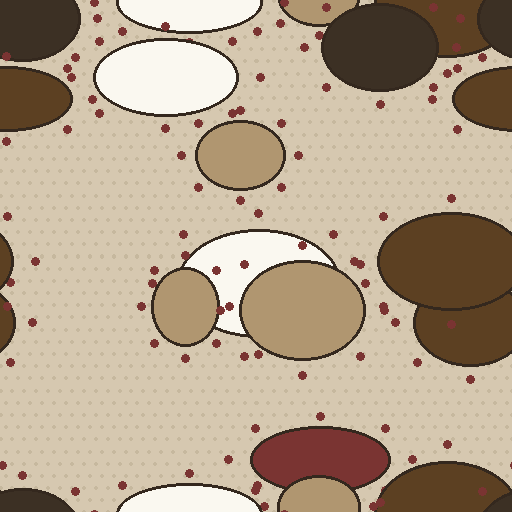
#> input picture seamfix/test_cases/seamless/seamless.png, 512 x 512 px; its folder holds only this picture in this run
$ python fix_seamless.py seamfix/test_cases/seamless/seamless.png
#> lines starting #> are read from the running program, lines starting #| are printed output that depends on the picture
"""Check a repeat tile and, if it is not seamless, repair its borders with gpt-image-2.5-flare.

Flow:
  1. Check the tile (same test as check_seamless.py).
  2. Seamless  -> save a copy of the original and stop.
  3. Not seamless -> build a wrapped canvas where the tile's edges meet in the
     centre, ask the model to repaint ONLY that centre cross (mask) using the
     design already in the image, paste the result back (everything outside the
     strip stays pixel-identical to the original), cut the tile back out at
     the original size, and re-check. Retries with a wider strip if still not seamless.

Setup:
    pip install openai numpy pillow
    Put your key in API_KEY below.

Usage:
    python fix_seamless.py test.jpg
    python fix_seamless.py test.jpg --threshold 1.1 --quality high -o fixed.jpg
"""
import argparse
import base64
import io
import shutil
import sys
from pathlib import Path

import numpy as np
from PIL import Image, ImageFilter, ImageOps

API_KEY = "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"
BASE_URL = None  # only change if your key belongs to a gateway/provider other than OpenAI
MODEL = "gpt-image-2.5-flare"

PROMPT = (
    """
TASK: PRECISION RESTORATION OF A SEAMLESS TEXTILE PATTERN

You are a precision ornamental-art restoration system, not a creative
image generator. Repair the supplied pattern tile to produce a clean,
professional, genuinely seamless textile or wallpaper repeat.

The original image is the only authoritative reference. Preserve its
existing artwork, motif geometry, colors, linework, layering, spacing,
and decorative details. The objective is to repair the damaged joining
area, NOT to redesign, embellish, or regenerate the pattern.

STRICTLY follow the instructions below.

==================================================
1. PRESERVE THE ORIGINAL DESIGN
==================================================

Modify only the designated transparent or damaged repair region.

Treat all correct, existing artwork as immutable. Do not redraw, replace,
move, resize, rotate, duplicate, simplify, or modify any intact motif.

Preserve the original composition, motif count, relative positions,
scale, proportions, background, and decorative density.

Do not regenerate the complete image. Do not change the original canvas
dimensions, aspect ratio, or crop.

Every reconstructed detail must be consistent with evidence visible in
the original reference. Never substitute artistic imagination for
reference-based reconstruction.

==================================================
2. CRITICAL: ELIMINATE HALF-PRINTED AND OVERLAPPING MOTIFS
==================================================

This is the highest-priority repair requirement.

The original artwork contains intricate, closely interwoven ornamental
shapes. Reconstruct their existing geometry accurately instead of
drawing additional decorative shapes over them.

NEVER place a new flower, petal, leaf, paisley, curl, flourish, scallop,
or ornamental fragment over an existing incomplete motif to hide it.

NEVER conceal a broken contour by adding another decorative element.

NEVER merge two neighboring motifs into one malformed shape.

NEVER create a second interpretation of an existing motif on top of
the original motif.

NEVER allow the outline of one motif to continue accidentally through
the fill, outline, or interior details of another motif.

NEVER create duplicate outlines, ghost shapes, doubled edges, floating
fragments, unfinished petals, disconnected leaves, or unexplained
overlapping decorative patches.

Each individual motif must have one coherent, traceable geometry.
Its outer contour, internal linework, fill regions, and decorative
details must belong to the same recognizable shape.

Where a motif is partially missing, reconstruct only its missing
portion. Continue the existing contour from its actual endpoint and
follow its original direction, curvature, thickness, and proportions.

Do not draw a complete new motif when only a small section of an
existing motif requires repair.

Where two motifs meet, preserve their original boundary. Keep their
contours distinct and follow the original spacing and layering.

If the reference does not establish how an ambiguous motif continues,
do not invent a complicated completion. Preserve the existing
structure and use a conservative continuation of the surrounding
background or ornamental linework.

A clean, simple, reference-consistent repair is preferable to an
elaborate but incorrect reconstruction.

==================================================
3. PRESERVE ORIGINAL LAYERING AND NEGATIVE SPACE
==================================================

Determine which shapes are in the foreground and which belong to the
background by examining the surrounding undamaged artwork.

Preserve the original foreground-background relationship exactly.

If a foreground petal, paisley, leaf, or decorative border covers part
of another shape, maintain that same relationship. Do not reverse
their layering, expose hidden portions incorrectly, or draw background
lines across foreground shapes.

Continue background contours only through regions where they should
actually be visible.

Preserve the original gaps, narrow channels, enclosed spaces, and
negative space between neighboring ornamental shapes.

Do not fill every empty space with additional decoration. Do not
connect separate motifs merely because they are close together.

Do not create artificial intersections where existing contours pass
near one another.

Every intersection, overlap, and concealed boundary must look
intentional and consistent with the original illustration.

==================================================
4. REPAIR CONTOURS BEFORE DETAILS
==================================================

Reconstruct the damaged area in this logical order:

1. Establish the boundaries of existing motifs.
2. Continue interrupted outer contours.
3. Restore the original separation and layering of neighboring shapes.
4. Reconstruct the correct interior fills.
5. Continue internal decorative lines, dots, veins, scallops, and
   fine ornamental details.
6. Restore the background texture and local color transitions.
7. Verify continuity at the tile boundaries.

Do not add internal details until their parent shape has been
reconstructed correctly.

Every line must connect to the correct existing line or end naturally
where the reference indicates that it should end.

Maintain consistent outline thickness, curvature, edge smoothness,
and color. Do not create a second contour alongside an existing one.

Preserve the original distinction between filled shapes, outlined
shapes, background decorations, and overlapping ornamental layers.

Avoid abrupt line endings, malformed junctions, disconnected strokes,
crossing outlines, doubled borders, and irregular contour thickness.

==================================================
5. NO INVENTED OR UNNECESSARY MOTIFS
==================================================

Use only the flowers, leaves, paisleys, petals, curls, ornamental
ribbons, scallops, dots, flourishes, and background marks already
present in the supplied reference.

Do not invent new flowers, additional petals, new leaf arrangements,
extra decorative clusters, new medallions, or replacement ornaments.

Do not duplicate nearby motifs to disguise a damaged area.

Do not increase the number of motifs or make the composition denser.

A repeated motif may be reconstructed only when its presence and
appearance are supported by the original pattern.

Use other occurrences of the same motif as references for missing
details, but do not copy an entire motif into a location where it
does not belong.

Preserve original asymmetry, irregularities, spacing, and stylistic
differences. Do not force artificial symmetry.

==================================================
6. EXACT ORIGINAL COLOR MATCHING
==================================================

The original image is the exclusive color reference.

Sample or match colors from the nearest corresponding undamaged
regions wherever possible.

Preserve the exact visual relationships between the existing ivory,
cream, beige, taupe, brown, olive, muted red, maroon, white, and
other colors actually present in the reference.

Do not introduce new hues, saturation changes, color grading,
unrequested gradients, artificial shadows, or brighter highlights.

Match each fill and outline independently. Do not paint an entire
reconstructed motif with a single approximate color.

Continue the original background color and fine texture without
halos, color bleeding, patches, or abrupt tonal transitions.

Do not globally enhance, recolor, sharpen, blur, or otherwise
process the undamaged artwork.

==================================================
7. PRESERVE BACKGROUND TEXTURE
==================================================

Continue the existing background texture with matching detail size,
density, spacing, direction, contrast, and color.

Preserve fine floral marks, stippling, tiny dots, and subtle decorative
textures where they are visible in the surrounding reference.

Do not replace detailed areas with flat fills, blurred patches,
generic noise, newly invented patterns, or oversized decorative marks.

Prevent background texture from bleeding across foreground contours.

Maintain clean boundaries between the background and every
ornamental shape.

==================================================
8. REPAIR MASK AND EDGE CONTROL
==================================================

The transparent or designated repair region is the only editable area.

Use the surrounding original artwork as context, with sufficient
nearby detail to reconstruct interrupted contours accurately.

Do not unnecessarily expand the repair region into correct artwork.

Where the mask touches an existing shape, continue its actual
boundary instead of creating a replacement shape.

Where the mask intersects a line, preserve the line's original
trajectory and reconnect it smoothly.

Where the mask intersects several neighboring motifs, reconstruct
each motif independently while respecting their original layering.

Do not interpret the mask boundary as an artistic outline, border,
or new motif boundary.

The finished artwork must contain no unintended transparent holes,
unfinished fills, visible mask edges, or repair patches.

==================================================
9. TRUE SEAMLESS REPEAT
==================================================

Ensure that the finished tile repeats continuously in both horizontal
and vertical directions, including diagonal repetition.

Match the left edge to the right edge and the top edge to the bottom
edge. Check all four corners and their transitions.

Preserve the position, shape, scale, color, thickness, and direction
of every feature crossing a tile boundary.

Do not create new motifs merely to make opposite edges appear similar.

Maintain the original composition while correcting boundary
discontinuities.

The result must not show visible seams, broken contours, duplicated
edge fragments, mismatched textures, sudden color changes, or
obvious repeating artifacts.

==================================================
10. PRINT-READY OUTPUT
==================================================

Produce clean, detailed, high-fidelity flat artwork suitable for
professional textile and wallpaper printing.

Preserve the source resolution, canvas dimensions, original palette,
fine linework, and intricate ornamental details.

Avoid blur, pixelation, jagged contours, compression artifacts,
smudges, sharpening halos, and loss of detail.

Do not invent additional texture or detail to simulate higher quality.

Do not add text, borders, frames, watermarks, mockups, or backgrounds
that are not present in the original artwork.

Return only the repaired pattern tile.

==================================================
11. FINAL QUALITY-CONTROL RULE
==================================================

Before finalizing, inspect every reconstructed motif against the
original image.

Reject any reconstruction that introduces:
- A new or duplicated decorative motif.
- A half-printed shape hidden beneath another shape.
- Two accidentally fused or intersecting motifs.
- A doubled, broken, or misaligned outline.
- An incorrect foreground-background relationship.
- An inconsistent color, fill, texture, or contour.
- A visible patch or discontinuity at a tile boundary.

If any proposed reconstruction conflicts with the existing artwork,
preserve the original artwork and choose the least invasive repair.

PRIORITY:
Reference fidelity > correct motif geometry > correct layering >
original colors and texture > seamless continuity > added detail.

FINAL COMMAND:
Restore the existing artwork; do not create new artwork.
Repair the missing geometry of existing motifs instead of covering
errors with additional designs. Every reconstructed element must
belong to the original composition, with clean contours, correct
layering, no accidental overlaps, and no invented decorative motifs.
"""
)


# ---------- seam check (same logic as check_seamless.py) ----------
def check_seam(arr, segments):
    length, n, _ = arr.shape
    c = n // 2
    seam = np.abs(arr[:, c - 1].astype(np.int16) - arr[:, c].astype(np.int16)).mean(axis=1)

    base_sum = np.zeros(length, dtype=np.float64)
    count = 0
    for j in range(n - 1):
        if j == c - 1:
            continue
        base_sum += np.abs(arr[:, j + 1].astype(np.int16) - arr[:, j].astype(np.int16)).mean(axis=1)
        count += 1
    baseline = base_sum / max(count, 1)

    floor = 1.0
    overall = seam.mean() / max(baseline.mean(), floor)
    results = []
    for idx in np.array_split(np.arange(length), segments):
        results.append((int(idx[0]), int(idx[-1]),
                        float(seam[idx].mean() / max(baseline[idx].mean(), floor))))
    return overall, results


def seam_report(img, threshold, segments):
    a = np.tile(np.array(img.convert("RGB")), (2, 2, 1))
    v_overall, v_segs = check_seam(a, segments)
    h_overall, h_segs = check_seam(a.transpose(1, 0, 2), segments)
    v_worst = max(s[2] for s in v_segs)
    h_worst = max(s[2] for s in h_segs)
    limit = threshold * 2
    ok = v_overall <= threshold and h_overall <= threshold and v_worst <= limit and h_worst <= limit
    score = max(v_overall, h_overall, v_worst / 2, h_worst / 2)  # lower is better
    text = (f"up-down {v_overall:.2f} (worst {v_worst:.2f}), "
            f"left-right {h_overall:.2f} (worst {h_worst:.2f})")
    return ok, score, text


# ---------- repair ----------
# [70 lines left out: functions png_bytes, model_size, repair, save, not called in this run]


def main():
    p = argparse.ArgumentParser(description="Check a tile and repair it if it is not seamless.")
    p.add_argument("input", help="Path to the single tile image")
    p.add_argument("-o", "--output", help="Output path (default: <input>_fixed.<ext>, or <input>_seamless.<ext> if already seamless)")
    p.add_argument("--threshold", type=float, default=1.1, help="Seam check threshold (default 1.1)")
    p.add_argument("--segments", type=int, default=20, help="Sections per seam for local checks (default 20)")
    p.add_argument("--strip", type=float, default=0.15, help="Width of the repaired strip as a fraction of the tile (default 0.15)")
    p.add_argument("--retries", type=int, default=2, help="Extra attempts with a wider strip if still not seamless (default 2)")
    p.add_argument("--quality", default="high", choices=["auto", "low", "medium", "high", "xhigh", "max"])
    p.add_argument("--max-side", type=int, default=2048, help="Longest side sent to the model, max 3840 (default 2048)")
    args = p.parse_args()

    src = Path(args.input)
    img = Image.open(src).convert("RGB")
#> img is the input picture: PIL image 512x512 RGB; mean R, G, B 180, 162.1, 139.7
    w, h = img.size
#> w = 512; h = 512

    ok, _, text = seam_report(img, args.threshold, args.segments)
#> in seam_report, `a = np.tile(np.array(img.convert("RGB")), (2, 2, 1))`:
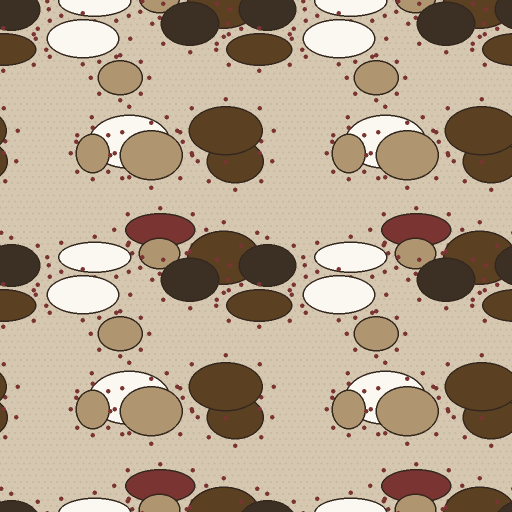
#> a: shape (1024, 1024, 3) (shown at 1/2 size); mean R, G, B 180, 162.1, 139.7
#> in check_seam, `seam = np.abs(arr[:, c - 1].astype(np.int16) - arr[:, c].astype(np.int..`: seam = 1024 values, max 156 at index 58, min 0 at index 0, mean 1.97
#> after the loop in check_seam, `for j in range(n - 1):`: base_sum = 1024 values, max 6104 at index 488, min 0 at index 192, mean 2965.1; count = 1022
#> in check_seam, `baseline = base_sum / max(count, 1)`: baseline = 1024 values, max 5.97 at index 488, min 0 at index 192, mean 2.9
#> in check_seam, `overall = seam.mean() / max(baseline.mean(), floor)`: overall = 0.679
#> after the loop in check_seam, `for idx in np.array_split(np.arange(length), segments):`: results = 20 items, first 6: (0, 51, 0), (52, 103, 0.827), (104, 155, 0), (156, 207, 0), (208, 258, 1.32), (259, 309, 1.63)
#> in seam_report, `v_overall, v_segs = check_seam(a, segments)`: v_overall = 0.679; v_segs has the same summary as results in check_seam
#> in seam_report, `h_overall, h_segs = check_seam(a.transpose(1, 0, 2), segments)`: h_overall = 0.271; h_segs = 20 items, first 6: (0, 51, 0), (52, 103, 0.0559), (104, 155, 0), (156, 207, 0), (208, 258, 0), (259, 309, 1.06)
#> in seam_report, `v_worst = max(s[2] for s in v_segs)`: v_worst = 1.64
#> in seam_report, `h_worst = max(s[2] for s in h_segs)`: h_worst = 1.4
#> in seam_report, `ok = v_overall <= threshold and h_overall <= threshold and v_worst <= ..`: ok = True
#> in seam_report, `score = max(v_overall, h_overall, v_worst / 2, h_worst / 2)`: score = 0.819
#> ok = True
    print(f"Check: {text}")
#| Check: up-down 0.68 (worst 1.64), left-right 0.27 (worst 1.40)
    if ok:
        out_path = Path(args.output) if args.output else src.with_name(f"{src.stem}_seamless{src.suffix}")
        shutil.copyfile(src, out_path)
        print(f"YES - the design pattern is seamless. Original returned: {out_path}")
        return 0

    print("NO - the design pattern is not seamless. Repairing with " + MODEL + " ...")
    if API_KEY == "input ur api key":
        sys.exit("Put your API key in API_KEY at the top of the script first.")

    from openai import OpenAI
    client = OpenAI(api_key=API_KEY, base_url=BASE_URL)

    best = None  # (score, image, ok)
    for attempt in range(args.retries + 1):
        strip = min(0.4, args.strip + 0.1 * attempt)
        print(f"Attempt {attempt + 1}: repainting a {strip:.0%} strip along the joins ...")
        try:
            fixed = repair(img, client, strip, args.quality, min(args.max_side, 3840))
        except Exception as e:
            print(f"  API call failed: {e}")
            continue
        ok, score, text = seam_report(fixed, args.threshold, args.segments)
        print(f"  Re-check: {text} -> {'seamless' if ok else 'still a mismatch'}")
        if best is None or score < best[0]:
            best = (score, fixed, ok)
        if ok:
            break

    if best is None:
        sys.exit("No image was generated.")

    score, fixed, ok = best
    assert fixed.size == (w, h)
    out_path = Path(args.output) if args.output else src.with_name(f"{src.stem}_fixed{src.suffix}")
    save(fixed, out_path)
    print(f"Saved {w}x{h} image to {out_path}")
    print("YES - the repaired design is seamless." if ok else
          "NO - the repaired design still does not pass the check (best attempt saved).")
    return 0 if ok else 1


if __name__ == "__main__":
    sys.exit(main())
#> (the program exits here)
